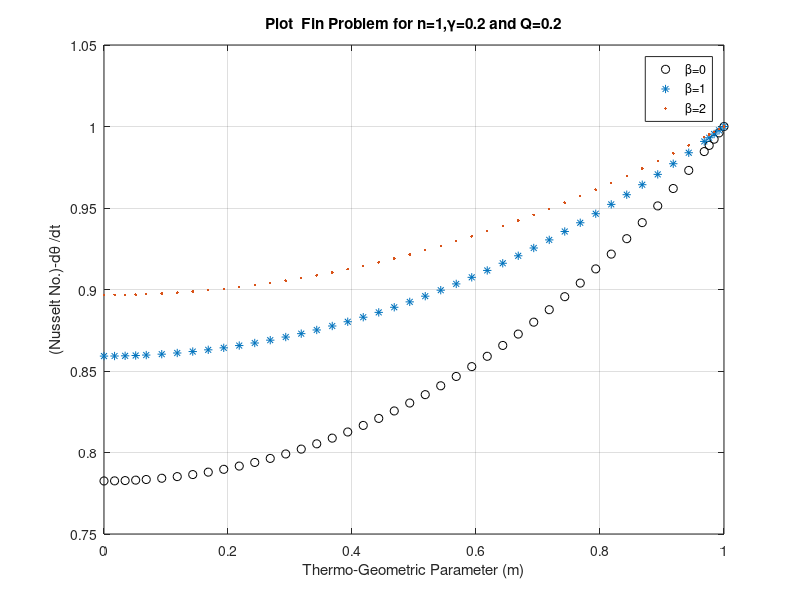

Here is the MATLAB script that generated this plot:
%%%%%%%%%%%%%%%%%%%%%%%%%%%%%%%%%%%%%%%%%%%%%%%%%%%%%%%%%%%%%%%%%%%%%%%%%%%%%%%%%%%%%%%
% SHOOTTING BISECTION METHOD FOR A TEMPERATURE PROFILE OF A RECTANGULAR FIN PROBLEM WITH
% INTERNAL HEAT GENERATION PARAMETER
%             CODE MODIFIED BY: NAHOM ALEMSEGED WORKU
%               TEMPERATURE PROFILE OF VARYING THERMAL CONDUCTIVITY
%%%$$$$$$$$$$$$$$$$$$$$$$$$$$$$$$$$$$$$$$$$$$$$$$$$$$$$$$$$$$$$$$$$$$$$$$$$$$$$$$$$$$%%

a=0; b=1;alpha=0; beta=1; tol=10^-6; m=1; n=1; Q=0.2;B= 0:1:2;G=0.2;
% aa=zeros(11,1);
  for k=1:3  
%     for j=1:11
        f=@(x,u) ([u(2);(((m.^2).*(u(1).^(n+1)))-((m.^2).*Q.*(1+(G.*u(1))))-(B(k).*(u(2).^2)))./(1+(u(1).*B(k)))]);
        %   f=@(x,u) ([(u(2)*(1+B(k).*u(1)));((m(j).^2)*(u(1).^(n+1))-((m(j).^2).*Q.*(1+(G.*u(1))))-(B(k).*(u(2)^2)))]);
        xL=-2;
        xU=2;%  Lower and upper values of the slope(Left and Right)
        imax=150;
            for i=1:imax
            xr=xL+0.5*(xU-xL);
            ic=[xr alpha];
            [x,u]=ode45(f,[0,1],ic);
            u(i)=u(end,1);
            err=u(i)-beta;
            if abs(err)<tol
                break;
            end
           if err>0
                xU=xr;  
                else
                    xL=xr;
           end
           end
                [x,u]=ode45(f,[0 1],ic);
                aa =-u(end,2);
             
           if k==1
            plot(x,u(:,1),'ok');  
            elseif k==2
                 plot(x,u(:,1),'*');
            elseif k==3
                  plot(x,u(:,1),'.');

           end  
                  hold on
           grid on
      end
   
xlabel('Thermo-Geometric Parameter (m)');
ylabel('(Nusselt No.)-d\theta /dt');
legend('\beta=0','\beta=1','\beta=2');
title('Plot  Fin Problem for n=1,\gamma=0.2 and Q=0.2')